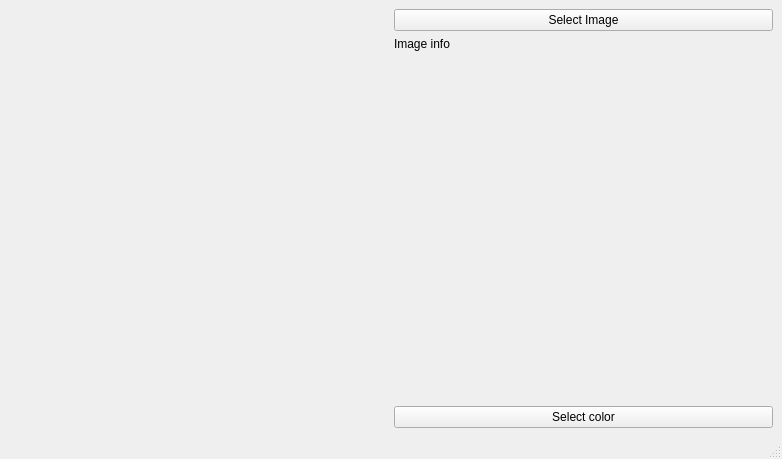
<?xml version="1.0" encoding="UTF-8"?>
<ui version="4.0">
 <class>MainWindow</class>
 <widget class="QMainWindow" name="MainWindow">
  <property name="geometry">
   <rect>
    <x>0</x>
    <y>0</y>
    <width>782</width>
    <height>459</height>
   </rect>
  </property>
  <property name="windowTitle">
   <string>MainWindow</string>
  </property>
  <widget class="QWidget" name="centralwidget">
   <layout class="QHBoxLayout" name="horizontalLayout">
    <item>
     <layout class="QVBoxLayout" name="ImageLayout">
      <item>
       <widget class="KImageFilePreview" name="kimagefilepreview">
        <property name="inputMethodHints">
         <set>Qt::ImhNone</set>
        </property>
       </widget>
      </item>
     </layout>
    </item>
    <item>
     <layout class="QVBoxLayout" name="ControlsLayout">
      <property name="sizeConstraint">
       <enum>QLayout::SetDefaultConstraint</enum>
      </property>
      <item>
       <layout class="QVBoxLayout" name="ImageControlsLayout">
        <item>
         <widget class="QPushButton" name="SelectImageButton">
          <property name="sizePolicy">
           <sizepolicy hsizetype="Minimum" vsizetype="Fixed">
            <horstretch>0</horstretch>
            <verstretch>0</verstretch>
           </sizepolicy>
          </property>
          <property name="text">
           <string>Select Image</string>
          </property>
         </widget>
        </item>
        <item>
         <widget class="QLabel" name="label">
          <property name="frameShape">
           <enum>QFrame::NoFrame</enum>
          </property>
          <property name="text">
           <string>Image info</string>
          </property>
          <property name="alignment">
           <set>Qt::AlignLeading|Qt::AlignLeft|Qt::AlignTop</set>
          </property>
         </widget>
        </item>
        <item>
         <layout class="QVBoxLayout" name="ColorControlsLayout">
          <item>
           <widget class="KColorButton" name="kcolorbutton">
            <property name="text">
             <string extracomment="Comment">Select color</string>
            </property>
            <property name="checkable">
             <bool>false</bool>
            </property>
           </widget>
          </item>
         </layout>
        </item>
       </layout>
      </item>
     </layout>
    </item>
   </layout>
  </widget>
  <widget class="QMenuBar" name="menubar">
   <property name="geometry">
    <rect>
     <x>0</x>
     <y>0</y>
     <width>782</width>
     <height>35</height>
    </rect>
   </property>
  </widget>
  <widget class="QStatusBar" name="statusbar"/>
 </widget>
 <customwidgets>
  <customwidget>
   <class>KImageFilePreview</class>
   <extends>QWidget</extends>
   <header>kimagefilepreview.h</header>
  </customwidget>
  <customwidget>
   <class>KColorButton</class>
   <extends>QPushButton</extends>
   <header>kcolorbutton.h</header>
  </customwidget>
 </customwidgets>
 <resources/>
 <connections/>
</ui>
